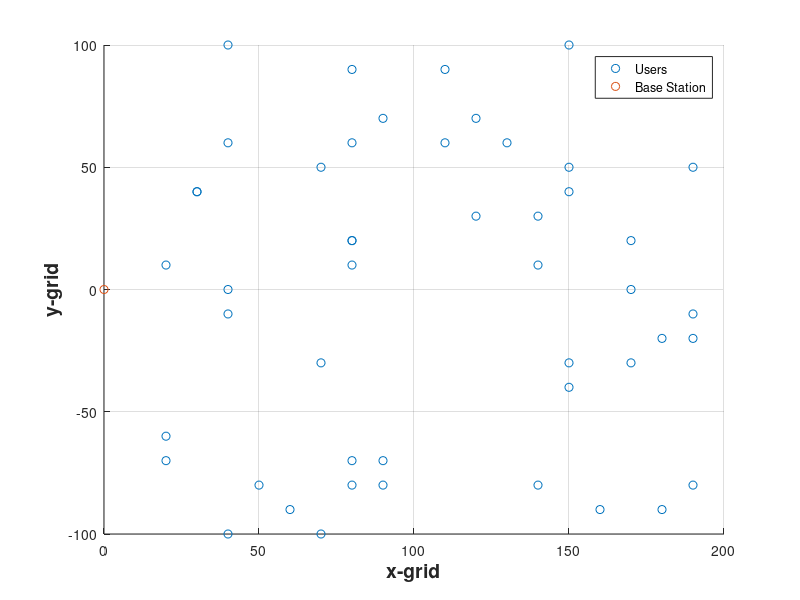

Write MATLAB code to recreate this figure. (Note: this script raises an error after producing the figure.)
%%% Selection by Exhaustive search of the best 4 users during each subframe
%%% without re-assigment of resources to the same users during one frame,
%%% for different numbers of available users. Capacity vs Nusers available.
%% Simulations Parameters 
clear all
addpath('Support_function')
BW=180e6; %% Bandwidth
Nt=4; %% Number of antennas
Nuselec=4; %% Equal or lower than the number of antennas
Nu=4:4:50; %% Number of Users
% Nu=2; %% Number of Users
fc=2.5e9; %% Frequency 
% fmm=28e9; %% Frequency mmWave
Ns=4;  %% LTE frame with Ns subfames
Noise=-174+10*log10(BW); %%% Noise Power Modeling
th=9 ; %%% SINR threshould
Q=zeros(1,length(Nu)); % Average Capacity=0 Initial
%% User Grid
d=200;  %% Maximum Distance in meters
x=10:10:d; %% X-axis grid Distance in meters
y=-d/2:10:d/2; %% Y-axis Distance in meters
[X,Y]=meshgrid(x,y); %% XY Grid
duser=sqrt(X.^2+Y.^2); %% User distance
phiu=atan(Y./X); %% Angle of arrival of the user

%% User Path loss Modeling 
clear puser Pl
puser=randi([1 length(x).^2],1,Nu(end)); %% Random user position 
duser(puser); %% Dist for each user in 
Pl=22.7 + 36.7*log10(duser(puser)) + 26*log10(fc/1e9); %%% The standard 3GPP urban micro (UMi) path 
%%% loss model with hexagonal deployments 
%%% Milimiter Wave Model Rappaport
%alpha=61.4;beta=2;sigma=5.8;ecs=0; %% ecs=N(0,sigma^2);
%PLmmWW=alpha+10*beta*log10(d)+ecs;
%% Plot Users Position
figure
scatter(X(puser),Y(puser)),hold on
scatter(0,0)
legend("Users","Base Station")
grid
xlabel('x-grid','fontsize',14,'fontweight','b');
ylabel('y-grid','fontsize',14,'fontweight','b');
%% User Selection
for k=1:length(Nu)
%%%Data Users Vector Initialization
clear user xk Ct granted
Ct=0;id=1;
xk=ones(Nuselec,1); %% Resources initialization
user=combnk(1:Nu(k),Nuselec); %%% Combination(Nu,Nt) for all possibilities
granted=zeros(Nu(k),1);
% user=[1 2]
for nf=1:Ns %%% Ns Subrames Loop
for j=1:length(user(:,1))
if (sum(granted(user(j,:))==1)==0)   %%%Do not same granted resources during the same frame  
clear tempH ph Hkn 
Hkn=zeros(Nuselec,Nt);
ph=puser(user(j,:));
granted=zeros(Nu(k),1);
%%% Angle of Arrival Vector
tempH=[ones(Nuselec,1) exp(1j*pi*sin(phiu(ph))).' exp(1j*pi*2*sin(phiu(ph))).' exp(1j*pi*3*sin(phiu(ph))).'];
%%%  Angle of Arrival Channel over antenna ports for far-field and desired layers/users
for i=1:Nuselec
Hkn(i,1:Nt)=tempH(i,1:Nt)*sqrt(10^(-Pl(user(j,i))/10));
end
%%% Channel Attenuation
Pkn=abs(Hkn).^2;
PkndB=10*log10(Pkn);
% Zero forcing - Beamforming Weights - Precoding
clear  Wnk PWnk
Wnk=(Hkn')*pinv(Hkn*(Hkn)'); %%% Zero Forcing
PWnk=db(abs(Wnk).^2,10); 

% Normalization of Weigths - Application of Power Contraints
clear Wnk2 PWnkdB
Wnk2=sqrt(10^(16/10)/Nt)*Wnk./abs(Wnk);  %% < 16 dB
PWnkdB=db(abs(Wnk2).^2,10); %%%Power of Preconding Weigt

% Signal Power - Co-channel Inteference - Noise
clear yk Snk Pkn Icoint Pcoint Pnoise 
yk=Hkn*Wnk2*xk+sqrt(10^(Noise/10)); %%% H*w*x+Noise
Snk=diag(Hkn*Wnk2); %%% Transmitted Stream Signal
Pnk=abs(Snk).^2; %%% Power - Transmitted Stream Signal
Icoint=Hkn*Wnk2*xk-diag(Hkn*Wnk2); %%% Co-channel Interference
Pcoint=abs(Icoint).^2;  %%% Power - Co-channel Interference
Pnoise=10^(Noise/10); %%% Power - Noise

%%% Capacity
clear Pyk SNR SNRdB SINR SINRdB C
Pyk=10*log10(abs(yk).^2); %%% Received signal power
SNR=Pnk./(Pnoise); %%% SNR
SNRdB=db(SNR,10); %%% SNR
SINR=Pnk./(Pcoint+Pnoise); %%% SINR - Signal to Interference Plus Noise
SINR=SINRThreshold(SINR,th); %%% SINR > th otherwise 0
SINRdB=db(SINR,10); %%% SINR dB
C=BW*log2(1+SINR); %%% Capacity

if mean(C) > Ct
    Ct=mean(C);
    id=j; %% User Id
end
end
end
Q(k)=mean([Q(k) Ct]);
granted(user(id,:))=1;   
end
end
%% Plot Capacity vs Nusers
figure,
plot(Nu,Q)
xlabel('Number of Users','fontsize',14,'fontweight','b');
ylabel('Capacity (bits/s)','fontsize',14,'fontweight','b');
% set(gca,'XTick',-90:15:90,'fontsize',8,'fontweight','b','FontName','Times');
% set(gca,'YTick',-100:20:0,'fontsize',8,'fontweight','b','FontName','Times');
set(gca,...
    'Units','normalized',...
    'FontUnits','points',...
    'FontWeight','Bold',...
    'FontName','Times',...)
    'FontSize',16)
grid
title("Capacity vs different Nusers")
%% function SINR=SINRThreshold(SINR,th)
function SINR=SINRThreshold(SINR,th)
for ii=1:length(SINR)
   if(SINR(ii))<th
      SINR(ii)=0; 
   end        
end
end
